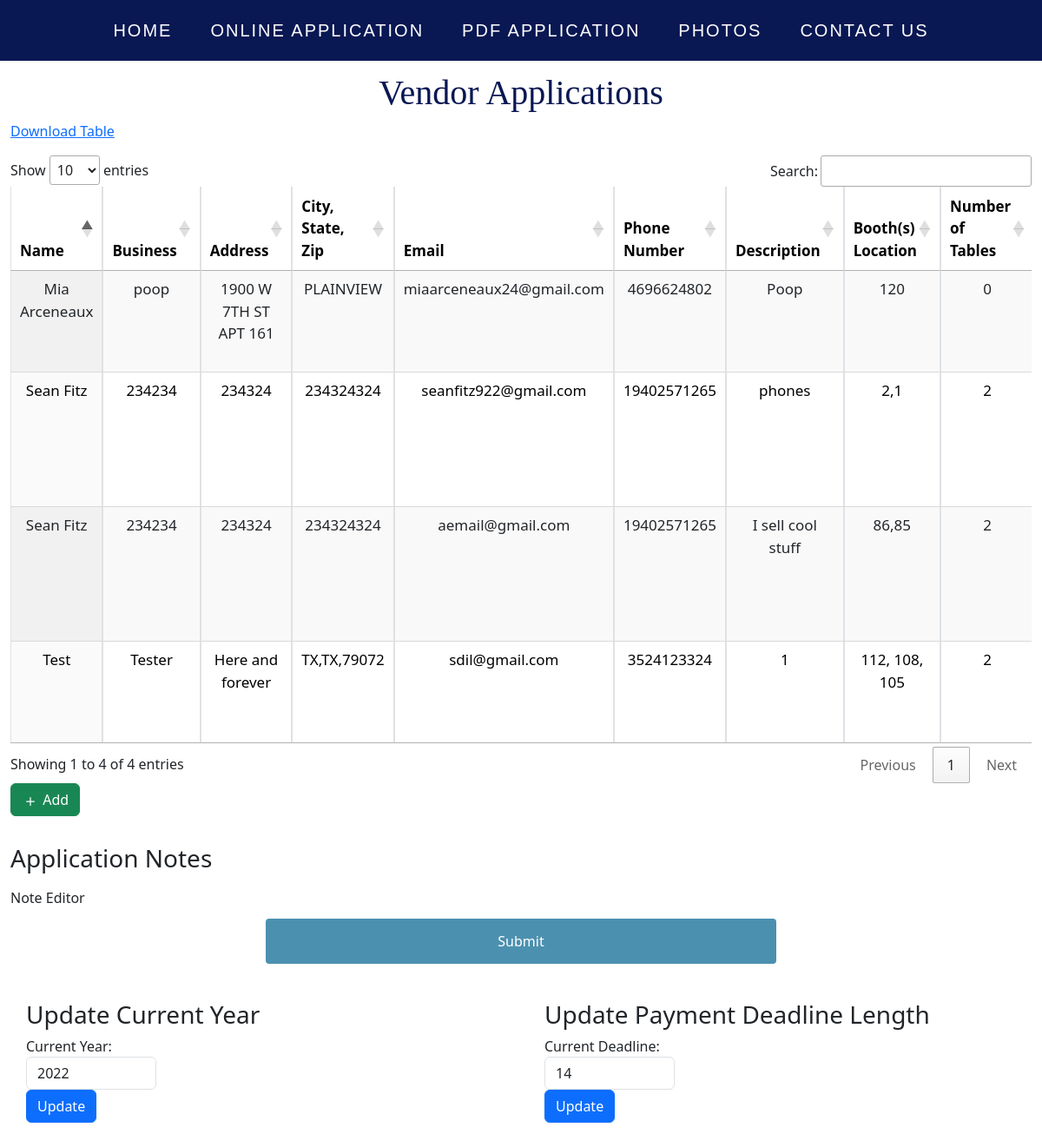
The app's page /adminapp, older data.
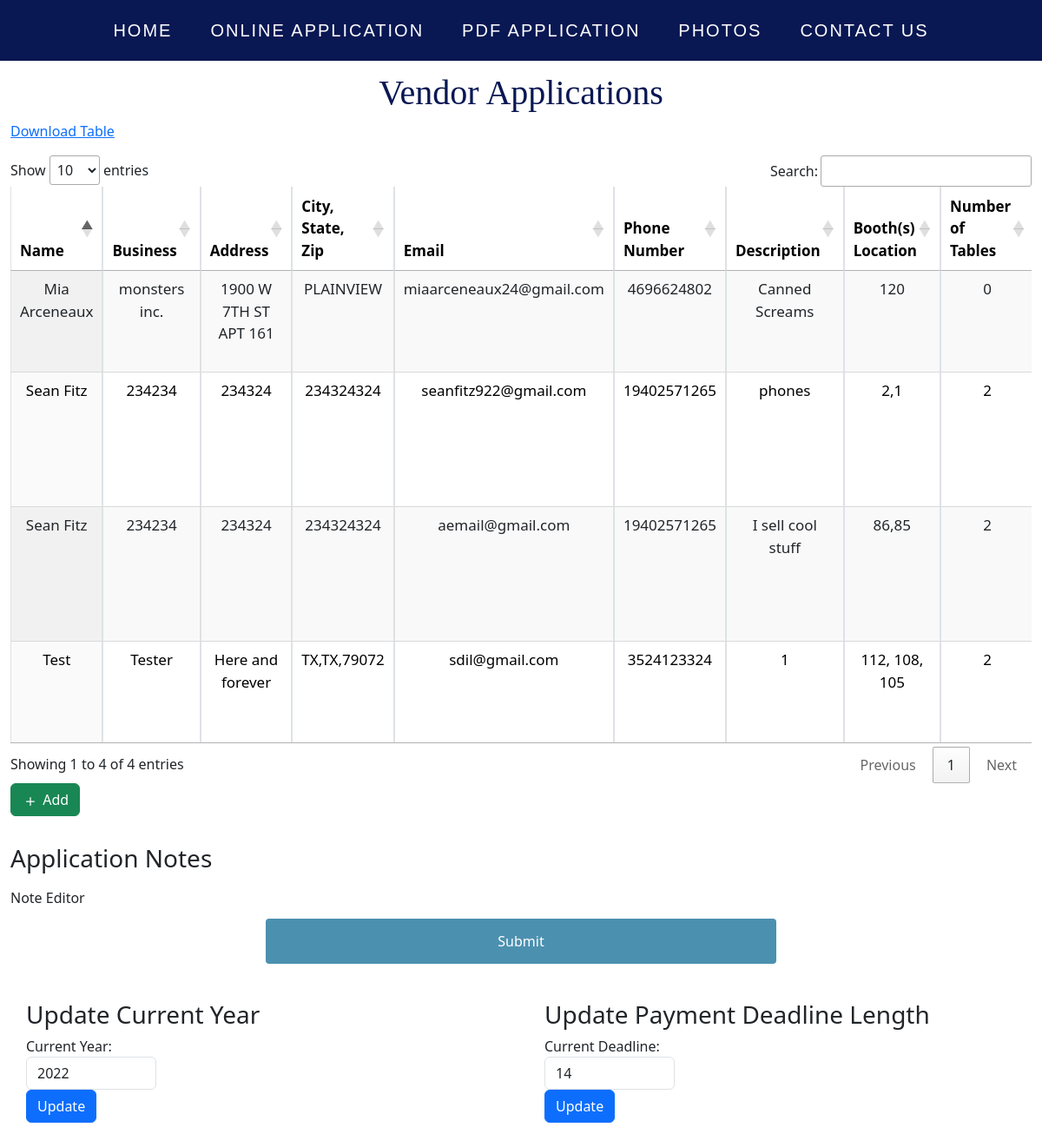
The same page, newer data.
### app/models.py (models this page shows, shortened)
class Vendor(db.Model):
    id = db.Column(db.Integer, primary_key=True)
    name = db.Column(db.String(50), nullable=False)
    business = db.Column(db.String(200), nullable=False)
    address = db.Column(db.String(200), nullable=False)
    citystatezip = db.Column(db.String(50), nullable=False)
    email = db.Column(db.String(120), nullable=False)
    phoneNum = db.Column(db.String(20), nullable=False)
    desc = db.Column(db.Text)
    boothNum = db.Column(db.Integer, nullable=False)
    boothLoc = db.Column(db.String, nullable=False)
    tableNum = db.Column(db.Integer)
    date = db.Column(db.DateTime(timezone=True), server_default=func.now())
    payment_deadline = db.Column(db.DateTime(timezone=True), server_default=func.now())
    payment_amount = db.Column(db.Float, nullable=False)
    status = db.Column(db.String, nullable=False)
    year = db.Column(db.Integer, nullable=False)

class CurrentYear(db.Model):
    id = db.Column(db.Integer, primary_key=True)
    year = db.Column(db.Integer, nullable=False)

### app/routes.py (the view, shortened to what this page needs)
@app.route('/adminapp', methods=['GET', 'POST'])
def adminapp():
    form = AdminForm()
    data = Vendor.query.all()
    appData = AppText.query.first()
    currYear = CurrentYear.query.first()
    deadline = session.get('deadline', get_deadline())
    return render_template('AdminApp.html', data=data, form=form, appData=appData, current_year=currYear.year, deadline=deadline)

### app/forms.py
class AdminForm(FlaskForm):
    payment_deadline = DateTimeField('Date and Time', format='%Y/%m/%d %H:%M:%S')
    notes = CKEditorField('Note Editor', validators=[InputRequired()])
    submit = SubmitField('Submit')

### app/payment_deadline.py (called while the page is built)
def get_deadline():
    return payment_deadline_days

### app/templates/AdminApp.html (shortened to what this page needs)
{% extends 'base.html' %}
{% block content %}
<link rel="stylesheet" href="{{url_for('static',filename='css/bootstrap.css')}}"/>
<div class="database-export">
  <a href="/adminapp/download_data">Download Table</a>
</div>
  <div class="container-fluid">
    <h1 class="appTitle">Vendor Applications</h1>
    <div class="database-export">
      <a href="/adminapp/download_data">Download Table</a>
    </div>
    <div class="row mt-3">
      <div class="col-md-12">
        <div class="table-responsive">
          <table class="table table-striped table-bordered display" id="myTable">
            <thead>
              <tr>
                <th>Name</th>
                <th>Business</th>
                <th>Address</th>
                <th>City, State, Zip</th>
                <th>Email</th>
                <th>Phone Number</th>
                <th>Description</th>
                <th>Booth(s) Location</th>
                <th>Number of Tables</th>
              </tr>
            </thead>
            <tbody>
              {% for item in data %}
                {% if item.year == current_year %}
                    <tr>
                    <td>{{ item.name }}</td>
                    <td>{{ item.business }}</td>
                    <td>{{ item.address }}</td>
                    <td>{{ item.citystatezip }}</td>
                    <td>{{ item.email }}</td>
                    <td>{{ item.phoneNum }}</td>
                    <td>{{ item.desc }}</td>
                    <td>{{ item.boothLoc }}</td>
                    <td>{{ item.tableNum }}</td>
                  </tr>
                {% endif %}
              {% endfor %}
            </tbody>
          </table>
          <div class="d-flex align-items-center mb-3">
            <a href="{{ url_for('adminDB') }}" class="btn btn-success me-2">
              <svg xmlns="http://www.w3.org/2000/svg" width="20" height="20" fill="currentColor" class="bi bi-plus" viewBox="0 0 16 16">
                <path d="M8 4a.5.5 0 0 1 .5.5v3h3a.5.5 0 0 1 0 1h-3v3a.5.5 0 0 1-1 0v-3h-3a.5.5 0 0 1 0-1h3v-3A.5.5 0 0 1 8 4z"/>
              </svg>
              Add
            </a>
          </div>
        </div>
      </div>
      <div class="col-md-12 mt-3">
        <h3 class="mb-3">Application Notes</h3>
        <form method="POST">
          {{ form.notes.label }} {{ ckeditor.create(name='notes', value=appData.notes) }}
          {{ form.submit(class_='btn btn-primary') }}
        </form>
      </div>
      </div>
    </div>
    <div class="row paddingHere">
      <div class="col-md-6">
        <div id="UpdateCurrYear">
          <h3>Update Current Year</h3>
          <form method="POST">
            <div class="form-group">
              <label for="year">Current Year:</label>
              <input type="number" id="year" name="year" min="1900" max="2100" value="{{ current_year }}" class="form-control" style="width: 150px;" required>
            </div>
            <button type="submit" name="currYearBtn" class="btn btn-primary">Update</button>
          </form>
        </div>
      </div>
      <div class="col-md-6">
        <div id="UpdatePaymentDeadline">
          <h3>Update Payment Deadline Length</h3>
          <form method="POST">
            <div class="form-group">
              <label for="day">Current Deadline:</label>
              <input type="number" id="day" name="day" min="7" max="30" value="{{ deadline }}" class="form-control" style="width: 150px;" required>
            </div>
            <button type="submit" name="paymentDeadlineBtn" class="btn btn-primary">Update</button>
          </form>
        </div>
      </div>
    </div>
    <link rel="stylesheet" type="text/css" href="https://cdn.datatables.net/1.10.24/css/jquery.dataTables.min.css">
{% endblock %}

### app/templates/base.html (shortened to what this page needs)
<!doctype html>
<html>
  <html lang="en"></html>
    <head>
      <link rel="stylesheet" type="text/css" href="{{ url_for ('static', filename='./index.css') }}">
    </head>
    <body>
      <div class="nav-bar">
        <nav>
            <ul>
                <li><a href="{{ url_for('index') }}">Home</a></li>
                <li><a href="{{ url_for('application') }}">Online Application</a></li>
                <li><a href="./static/vendor_app/2023RWDApplication.pdf" target="blank">PDF Application</a></li>
                <li><a href="/index#FestivalPhotos">Photos</a></li>
                <li><a href="/index#footer">Contact Us</a></li>
            </ul>
        </nav>
      </div>
        {% block content %}{% endblock %}
    </body>
</html>

### app/static/index.css (style rules this page uses)
body { margin: 0; width: 100vw; height: 100vh; background-color: #b0c4de; max-width: 100%; }
.paddingHere { padding: 30px 0 50px 30px !important; }
h1 { margin: 16px; font-size: 64px; text-align: center; }
a { color: rgb(27, 99, 206); }
.nav-bar, h1, button { font-family:'Times New Roman', Times, serif }
.nav-bar { position: fixed; z-index: 2; width: 100%; top: 0; height: auto; padding: px 24px; }
nav ul { list-style: none; background-color: #091753; overflow: hidden; padding: 0; text-align: center; margin: 0; transition: 1s; }
nav ul li { display: inline-block; padding: 20px; }
nav ul li a { text-decoration: none; color: white; font-size: 20px; font-family: sans-serif; text-transform: uppercase; letter-spacing: 2px; }
th { color: black; padding: 30px; text-align: center; font-size: 17px; position: sticky; top: 0; background-color: #c0c3d3; box-shadow: 0px 4px #091753; }
td { padding: 30px; text-align: center; font-size: 17px; background-color: #09175341; color: rgb(0, 0, 0); }
input, select { padding: 12px 20px; border: 1px solid #ccc; border-radius: 4px; box-sizing: border-box; }
input[type=submit] { width: 50%; margin-left: 25%; margin-top: 1vw; margin-bottom: 1vw; display: block; align-self: center; background-color: #4c90af; color: white; padding: 14px 20px; border: none; border-radius: 4px; cursor: pointer; }
.appTitle { color:#091753; margin-top: 5%; }

Row changes from the older to the newer data that the page shows:
changed Vendor "Mia Arceneaux": business "poop" → "monsters inc."; desc "Poop" → "Canned Screams"
